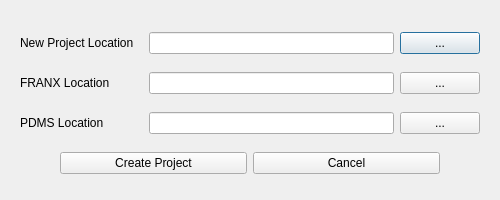
<?xml version="1.0" encoding="UTF-8"?>
<ui version="4.0">
 <class>FDYNCreateProjectDialog</class>
 <widget class="QDialog" name="FDYNCreateProjectDialog">
  <property name="geometry">
   <rect>
    <x>0</x>
    <y>0</y>
    <width>500</width>
    <height>200</height>
   </rect>
  </property>
  <property name="minimumSize">
   <size>
    <width>500</width>
    <height>200</height>
   </size>
  </property>
  <property name="windowTitle">
   <string>Create New Project</string>
  </property>
  <layout class="QVBoxLayout" name="verticalLayout">
   <property name="leftMargin">
    <number>20</number>
   </property>
   <property name="topMargin">
    <number>20</number>
   </property>
   <property name="rightMargin">
    <number>20</number>
   </property>
   <item>
    <layout class="QHBoxLayout" name="horizontalLayout" stretch="2,4,1">
     <item>
      <widget class="QLabel" name="label">
       <property name="text">
        <string>New Project Location </string>
       </property>
      </widget>
     </item>
     <item>
      <widget class="QLineEdit" name="lineNewProject"/>
     </item>
     <item>
      <widget class="QPushButton" name="btnNewProject">
       <property name="text">
        <string>...</string>
       </property>
      </widget>
     </item>
    </layout>
   </item>
   <item>
    <layout class="QHBoxLayout" name="horizontalLayout_2" stretch="2,4,1">
     <item>
      <widget class="QLabel" name="label_2">
       <property name="text">
        <string>FRANX Location</string>
       </property>
      </widget>
     </item>
     <item>
      <widget class="QLineEdit" name="lineFRANXLoaction"/>
     </item>
     <item>
      <widget class="QPushButton" name="btnFRANXLocation">
       <property name="text">
        <string>...</string>
       </property>
      </widget>
     </item>
    </layout>
   </item>
   <item>
    <layout class="QHBoxLayout" name="horizontalLayout_3" stretch="2,4,1">
     <item>
      <widget class="QLabel" name="label_3">
       <property name="text">
        <string>PDMS Location</string>
       </property>
      </widget>
     </item>
     <item>
      <widget class="QLineEdit" name="linePDMSLocation"/>
     </item>
     <item>
      <widget class="QPushButton" name="btnPDMSLocation">
       <property name="text">
        <string>...</string>
       </property>
      </widget>
     </item>
    </layout>
   </item>
   <item>
    <layout class="QHBoxLayout" name="horizontalLayout_4">
     <item>
      <spacer name="horizontalSpacer">
       <property name="orientation">
        <enum>Qt::Horizontal</enum>
       </property>
       <property name="sizeType">
        <enum>QSizePolicy::Fixed</enum>
       </property>
       <property name="sizeHint" stdset="0">
        <size>
         <width>40</width>
         <height>20</height>
        </size>
       </property>
      </spacer>
     </item>
     <item>
      <widget class="QPushButton" name="btnCreate">
       <property name="text">
        <string>Create Project</string>
       </property>
      </widget>
     </item>
     <item>
      <widget class="QPushButton" name="btnCancel">
       <property name="text">
        <string>Cancel</string>
       </property>
      </widget>
     </item>
     <item>
      <spacer name="horizontalSpacer_2">
       <property name="orientation">
        <enum>Qt::Horizontal</enum>
       </property>
       <property name="sizeType">
        <enum>QSizePolicy::Fixed</enum>
       </property>
       <property name="sizeHint" stdset="0">
        <size>
         <width>40</width>
         <height>20</height>
        </size>
       </property>
      </spacer>
     </item>
    </layout>
   </item>
  </layout>
 </widget>
 <resources/>
 <connections/>
</ui>
